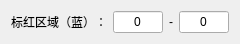
   <widget class="QWidget" name="horizontalLayoutWidget_13">
    <property name="geometry">
     <rect>
      <x>630</x>
      <y>230</y>
      <width>221</width>
      <height>31</height>
     </rect>
    </property>
    <layout class="QHBoxLayout" name="horizontalLayout_13">
     <item>
      <widget class="QLabel" name="label_10">
       <property name="sizePolicy">
        <sizepolicy hsizetype="Fixed" vsizetype="Fixed">
         <horstretch>0</horstretch>
         <verstretch>0</verstretch>
        </sizepolicy>
       </property>
       <property name="maximumSize">
        <size>
         <width>100</width>
         <height>25</height>
        </size>
       </property>
       <property name="text">
        <string>标红区域（蓝）：</string>
       </property>
      </widget>
     </item>
     <item>
      <widget class="QLineEdit" name="lineEdit_blueTip">
       <property name="sizePolicy">
        <sizepolicy hsizetype="Fixed" vsizetype="Fixed">
         <horstretch>0</horstretch>
         <verstretch>0</verstretch>
        </sizepolicy>
       </property>
       <property name="maximumSize">
        <size>
         <width>50</width>
         <height>25</height>
        </size>
       </property>
       <property name="inputMethodHints">
        <set>Qt::ImhDigitsOnly</set>
       </property>
       <property name="inputMask">
        <string/>
       </property>
       <property name="text">
        <string>0</string>
       </property>
       <property name="alignment">
        <set>Qt::AlignCenter</set>
       </property>
      </widget>
     </item>
     <item>
      <widget class="QLabel" name="label_11">
       <property name="sizePolicy">
        <sizepolicy hsizetype="Fixed" vsizetype="Fixed">
         <horstretch>0</horstretch>
         <verstretch>0</verstretch>
        </sizepolicy>
       </property>
       <property name="maximumSize">
        <size>
         <width>5</width>
         <height>25</height>
        </size>
       </property>
       <property name="text">
        <string>-</string>
       </property>
      </widget>
     </item>
     <item>
      <widget class="QLineEdit" name="lineEdit_blueTip1">
       <property name="sizePolicy">
        <sizepolicy hsizetype="Fixed" vsizetype="Fixed">
         <horstretch>0</horstretch>
         <verstretch>0</verstretch>
        </sizepolicy>
       </property>
       <property name="maximumSize">
        <size>
         <width>50</width>
         <height>25</height>
        </size>
       </property>
       <property name="inputMethodHints">
        <set>Qt::ImhDigitsOnly</set>
       </property>
       <property name="inputMask">
        <string/>
       </property>
       <property name="text">
        <string>0</string>
       </property>
       <property name="alignment">
        <set>Qt::AlignCenter</set>
       </property>
      </widget>
     </item>
    </layout>
   </widget>
